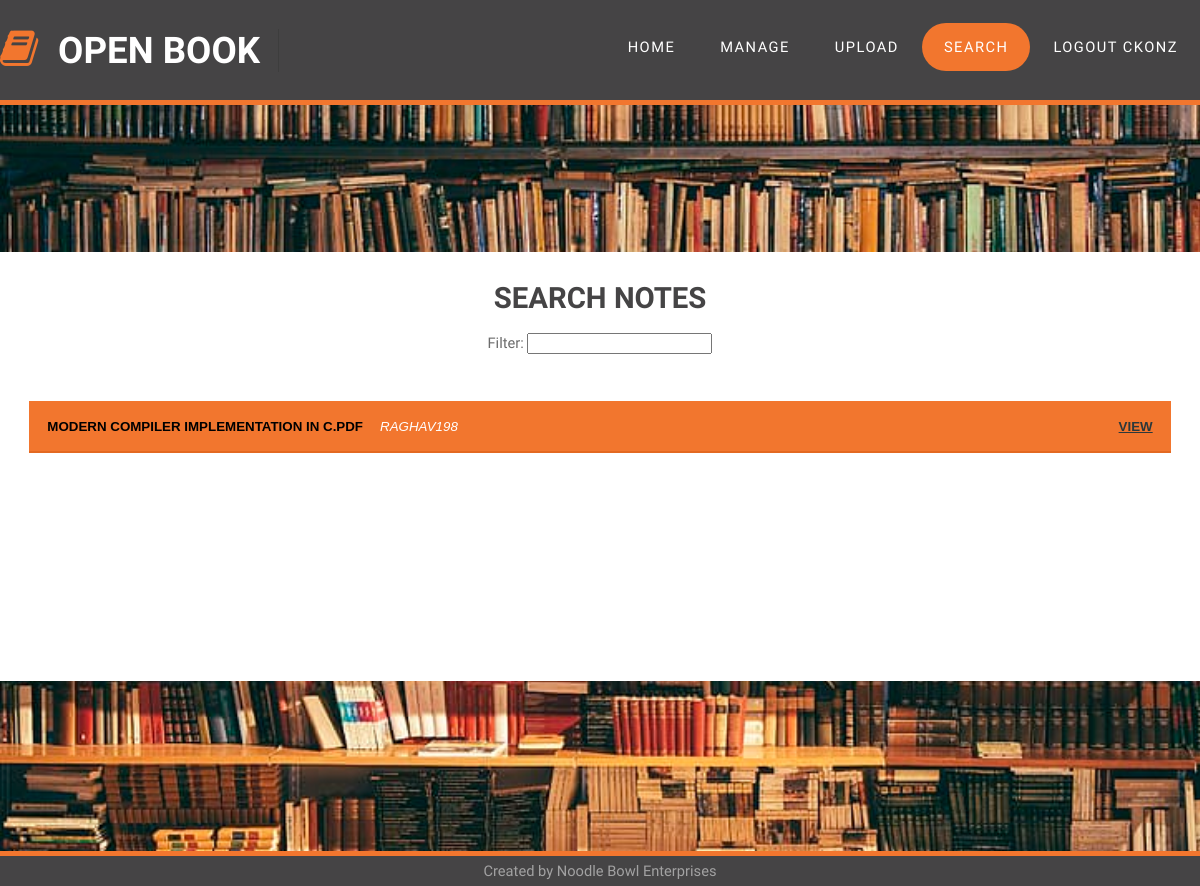
/search.html (signed in), run on an earlier commit of the app's database.
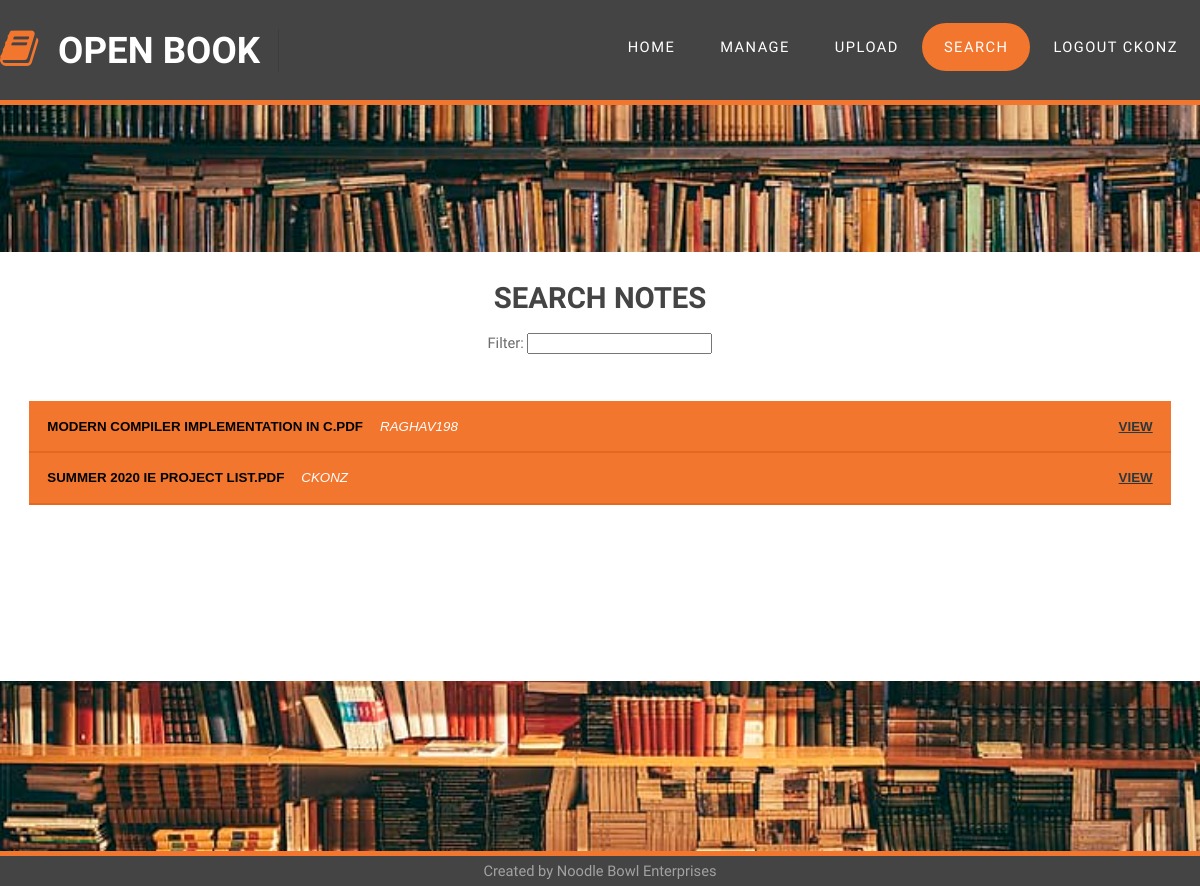
And on a later commit of the database.
### app.py (models this page shows, shortened)
class Note(db.Model):
    id = db.Column(db.Integer, primary_key=True)
    filename = db.Column(db.String(256), nullable=False)
    filehash = db.Column(db.String(128), nullable=False, unique=True)
    tags = db.Column(db.Text())
    user_id = db.Column(db.Integer, db.ForeignKey('user.id'), nullable=False)

class User(db.Model):
    id = db.Column(db.Integer, primary_key=True)
    username = db.Column(db.String(20), nullable=False, unique=True)
    password = db.Column(db.String(128), nullable=False)
    privilege = db.Column(db.Integer, nullable=False)
    notes = db.relationship('Note', backref='uploader', lazy=True)

### app.py (the view)
@app.route('/search.html')
def search_notes():
    if session.get('logged_in'):
        all_notes = Note.query.all()
        return render_template('search.html', notes=all_notes, page='search')
    flash('You need to be logged in to view this!')
    return redirect(url_for('login'))

### templates/search.html (shortened to what this page needs)
{% extends 'base.html' %}
{% block pageContent %}
<div id="page" class="container">
    <h1>SEARCH NOTES</h1><br />
    Filter: <input type="text" id="notes-filter" /><br /><br />
    <div class="accordion" id="results">
        {% for note in notes %}
        <button class="accordion_tab">
            {{note.filename}}
            <span style="color: #FFF; padding-left: 1em; font-weight: 300;"><em>{{note.uploader.username}}</em></span>
            <span style="color: #FFF; float: right;"><a target="_blank" href="view/{{note.filehash}}">View</a></span>
        </button>
        {% endfor %}
    </div>
</div>
{% endblock %}

### templates/base.html (shortened to what this page needs)
<html>
    <head>
        <link rel='stylesheet' href='{{url_for("static", filename="css/default.css")}}' />
        <link rel='stylesheet' href='{{url_for("static", filename="css/fonts.css")}}'>
    </head>
    <body>
        <div id="header-wrapper" class="sticky">
            <div id="header" class="container">
                <div id="logo">
                    <h1><span class="fa fa-book"></span><a href="#">Open Book</a></h1>
                </div>
                <div id="menu">
                    <ul>
                        <li class="menu_item {% if page == 'intro' %} current_page_item {% endif %}"><a href="intro.html" accesskey="1" title="">Home</a></li>
                        <li class="menu_item {% if page == 'list' %} current_page_item {% endif %}"><a href="list.html" accesskey="2" title="">Manage</a></li>
                        <li class="menu_item {% if page == 'upload' %} current_page_item {% endif %}"><a href="upload.html" accesskey="3" title="">Upload</a></li>
                        <li class="menu_item {% if page == 'search' %} current_page_item {% endif %}"><a href="search.html" accesskey="4" title="">Search</a></li>
                        {% if session['logged_in'] %}
                        <li class="menu_item"><a href="/logout">Logout {{session['username']}}</a></li>
                        {% else %}
                        <li class="menu_item {% if page == 'login' %} current_page_item {% endif %}"><a href="login.html" accesskey="5"
                                title="">Login</a></li>
                        {% endif %}
                    </ul>
                </div>
            </div>
        </div>
        <div id="spacer"></div>
        {% block pageContent %} {% endblock %}
        <div id="footer-wrapper">
            <div id="footer" class="container">
                Created by Noodle Bowl Enterprises
            </div>
        </div>
    </body>
</html>

What changed in the data, as far as the page shows it:
now on this page (row unchanged): User: username "CKONZ"
added Note: filename "SUMMER 2020 IE PROJECT LIST.PDF", uploader.username "CKONZ"
Also different on the page:
{{ session['username'] }}: "CKONZ" → (not shown)
